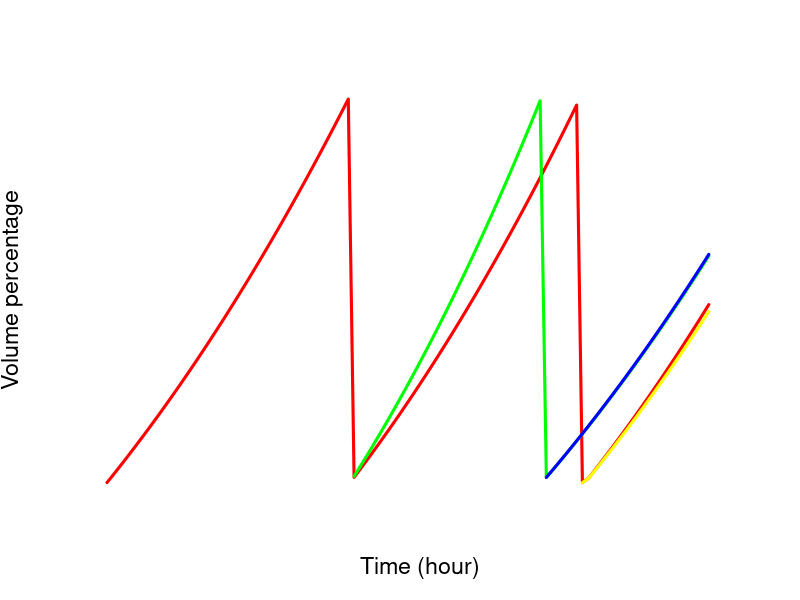

R code for this plot:
v1<-c(1,1.0202,1.04068,1.06142,1.08244,1.10068,1.12222,1.14403,1.16612,1.18528,1.2079,1.23081,1.25067,1.27411,1.29785,1.32187,1.34619,1.36728,1.39215,1.41732,1.44279,1.46487,1.49091,1.51725,1.54391,1.567,1.59423,1.62178,1.64964,1.67377,1.70223,1.731,1.76009,1.78529,1.81499,1.84501,1.87537,1.90165,1.93262,1.96393,1.99557,1.01363,1.03507,1.05369,1.07569,1.09799,1.12061,1.14023,1.16342,1.18692,1.21073,1.23139,1.25579,1.28052,1.30556,1.32728,1.35293,1.37891,1.40522,1.42803,1.45496,1.48222,1.50982,1.53375,1.56199,1.59057,1.61949,1.64456,1.67414,1.70407,1.73435,1.76059,1.79154,1.82284,1.85451,1.88195,1.9143,1.94701,1.9801,1,1.0117,1.02942,1.05035,1.07157,1.09307,1.11173,1.13376,1.15608,1.17869,1.19831,1.22146,1.24492,1.26867,1.28927,1.31358,1.33819,1.36311,1.38472,1.41021,1.43602,1.46213)
t1<-c(0,0.497778,0.995556,1.49333,1.99111,2.41778,2.91556,3.41333,3.91111,4.33778,4.83556,5.33333,5.76,6.25778,6.75556,7.25333,7.75111,8.17778,8.67556,9.17333,9.67111,10.0978,10.5956,11.0933,11.5911,12.0178,12.5156,13.0133,13.5111,13.9378,14.4356,14.9333,15.4311,15.8578,16.3556,16.8533,17.3511,17.7778,18.2756,18.7733,19.2711,19.7333,20.2311,20.6578,21.1556,21.6533,22.1511,22.5778,23.0756,23.5733,24.0711,24.4978,24.9956,25.4933,25.9911,26.4178,26.9156,27.4133,27.9111,28.3378,28.8356,29.3333,29.8311,30.2578,30.7556,31.2533,31.7511,32.1778,32.6756,33.1733,33.6711,34.0978,34.5956,35.0933,35.5911,36.0178,36.5156,37.0133,37.5111,37.9733,38.4711,38.8978,39.3956,39.8933,40.3911,40.8178,41.3156,41.8133,42.3111,42.7378,43.2356,43.7333,44.2311,44.6578,45.1556,45.6533,46.1511,46.5778,47.0756,47.5733,48.0711)
v2<-c(1.01641,1.04229,1.06481,1.0915,1.11864,1.14621,1.17021,1.19863,1.2275,1.25683,1.28234,1.31254,1.3432,1.37434,1.40141,1.43344,1.46596,1.49896,1.52764,1.56156,1.59598,1.6309,1.66123,1.69709,1.73346,1.77035,1.80238,1.84024,1.87863,1.91754,1.95132,1.99123,1.01341,1.03238,1.04882,1.06823,1.08788,1.10776,1.12644,1.14679,1.16443,1.18523,1.20628,1.22758,1.24603,1.2678,1.28981,1.31208,1.33137,1.35411,1.37711,1.40037,1.42051,1.44425,1.46826,1.49253,1.51355,1.53831,1.56335,1.58865)
t2<-c(19.7333,20.2311,20.6578,21.1556,21.6533,22.1511,22.5778,23.0756,23.5733,24.0711,24.4978,24.9956,25.4933,25.9911,26.4178,26.9156,27.4133,27.9111,28.3378,28.8356,29.3333,29.8311,30.2578,30.7556,31.2533,31.7511,32.1778,32.6756,33.1733,33.6711,34.0978,34.5956,35.0933,35.5911,36.0178,36.5156,37.0133,37.5111,37.9733,38.4711,38.8978,39.3956,39.8933,40.3911,40.8178,41.3156,41.8133,42.3111,42.7378,43.2356,43.7333,44.2311,44.6578,45.1556,45.6533,46.1511,46.5778,47.0756,47.5733,48.0711)
v3<-c(1.01348,1.03256,1.0491,1.06862,1.08838,1.10839,1.12718,1.14765,1.1654,1.18633,1.20752,1.22895,1.24752,1.26942,1.29158,1.31399,1.33341,1.35631,1.37946,1.40288,1.42316,1.44706,1.47124,1.49568,1.51684,1.54178,1.567,1.59249)
t3<-c(35.0933,35.5911,36.0178,36.5156,37.0133,37.5111,37.9733,38.4711,38.8978,39.3956,39.8933,40.3911,40.8178,41.3156,41.8133,42.3111,42.7378,43.2356,43.7333,44.2311,44.6578,45.1556,45.6533,46.1511,46.5778,47.0756,47.5733,48.0711)
v4<-c(1,1.01129,1.02838,1.04857,1.06902,1.08973,1.10769,1.1289,1.15038,1.17212,1.19098,1.21323,1.23576,1.25857,1.27834,1.30166,1.32527,1.34916,1.36987,1.39429,1.419,1.444)
t4<-c(37.9733,38.4711,38.8978,39.3956,39.8933,40.3911,40.8178,41.3156,41.8133,42.3111,42.7378,43.2356,43.7333,44.2311,44.6578,45.1556,45.6533,46.1511,46.5778,47.0756,47.5733,48.0711)


plot(v1,t1,
type="n",xlab="Time (hour)",ylab="Volume percentage",
xlim=c(0,50),ylim=c(1,2),
axes=FALSE,cex.lab=1.4,cex.main=1.5)

lines(t1,v1,col="red",lwd=3,lty=1,pch=21)
lines(t2,v2,col="green",lwd=3,lty=1,pch=21)
lines(t3,v3,col="blue",lwd=3,lty=1,pch=21)
lines(t4,v4,col="yellow",lwd=3,lty=1,pch=21)




